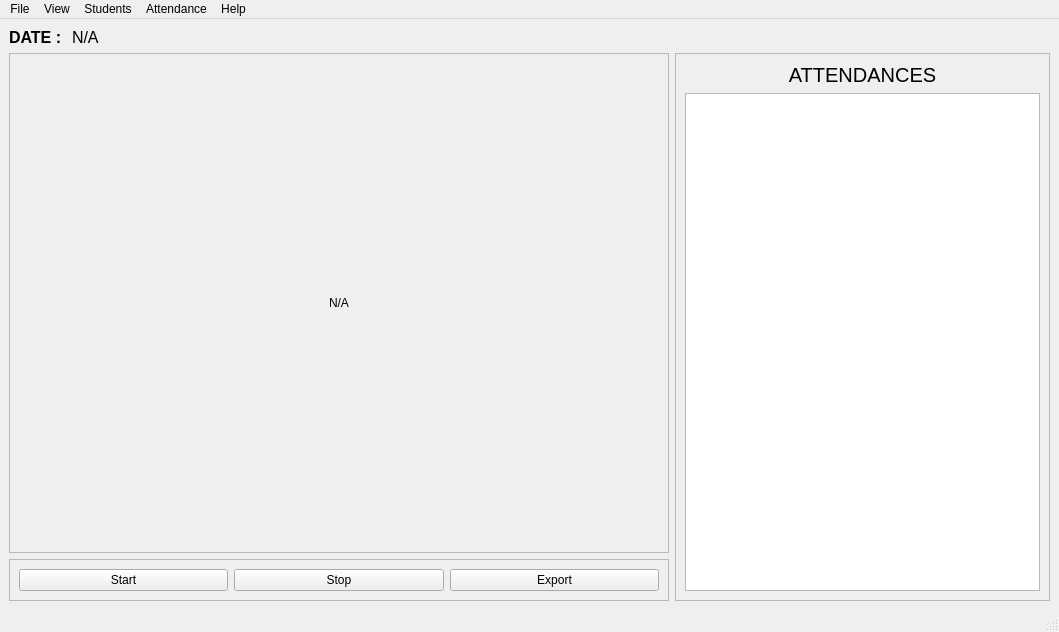
<?xml version="1.0" encoding="UTF-8"?>
<ui version="4.0">
 <class>MainWindow</class>
 <widget class="QMainWindow" name="MainWindow">
  <property name="geometry">
   <rect>
    <x>0</x>
    <y>0</y>
    <width>1059</width>
    <height>624</height>
   </rect>
  </property>
  <property name="windowTitle">
   <string>MainWindow</string>
  </property>
  <widget class="QWidget" name="centralwidget">
   <layout class="QGridLayout" name="gridLayout">
    <item row="1" column="1" rowspan="2">
     <widget class="QFrame" name="frame_2">
      <property name="sizePolicy">
       <sizepolicy hsizetype="Expanding" vsizetype="Expanding">
        <horstretch>0</horstretch>
        <verstretch>0</verstretch>
       </sizepolicy>
      </property>
      <property name="frameShape">
       <enum>QFrame::StyledPanel</enum>
      </property>
      <property name="frameShadow">
       <enum>QFrame::Raised</enum>
      </property>
      <layout class="QVBoxLayout" name="verticalLayout">
       <item>
        <widget class="QLabel" name="label_2">
         <property name="font">
          <font>
           <pointsize>15</pointsize>
          </font>
         </property>
         <property name="text">
          <string>&lt;html&gt;&lt;head/&gt;&lt;body&gt;&lt;p align=&quot;center&quot;&gt;ATTENDANCES&lt;/p&gt;&lt;/body&gt;&lt;/html&gt;</string>
         </property>
        </widget>
       </item>
       <item>
        <widget class="QTableView" name="dataTableView"/>
       </item>
      </layout>
     </widget>
    </item>
    <item row="2" column="0" alignment="Qt::AlignTop">
     <widget class="QFrame" name="frame_3">
      <property name="frameShape">
       <enum>QFrame::StyledPanel</enum>
      </property>
      <property name="frameShadow">
       <enum>QFrame::Raised</enum>
      </property>
      <layout class="QHBoxLayout" name="horizontalLayout">
       <item>
        <widget class="QPushButton" name="pushButton">
         <property name="text">
          <string>Start</string>
         </property>
        </widget>
       </item>
       <item>
        <widget class="QPushButton" name="pushButton_2">
         <property name="text">
          <string>Stop</string>
         </property>
        </widget>
       </item>
       <item>
        <widget class="QPushButton" name="pushButton_3">
         <property name="text">
          <string>Export</string>
         </property>
        </widget>
       </item>
      </layout>
     </widget>
    </item>
    <item row="1" column="0">
     <widget class="QFrame" name="frame">
      <property name="frameShape">
       <enum>QFrame::StyledPanel</enum>
      </property>
      <property name="frameShadow">
       <enum>QFrame::Raised</enum>
      </property>
      <layout class="QHBoxLayout" name="horizontalLayout_2">
       <item>
        <widget class="QLabel" name="video_label">
         <property name="sizePolicy">
          <sizepolicy hsizetype="Fixed" vsizetype="Fixed">
           <horstretch>0</horstretch>
           <verstretch>0</verstretch>
          </sizepolicy>
         </property>
         <property name="minimumSize">
          <size>
           <width>640</width>
           <height>480</height>
          </size>
         </property>
         <property name="maximumSize">
          <size>
           <width>640</width>
           <height>480</height>
          </size>
         </property>
         <property name="text">
          <string>N/A</string>
         </property>
         <property name="textFormat">
          <enum>Qt::PlainText</enum>
         </property>
         <property name="alignment">
          <set>Qt::AlignCenter</set>
         </property>
        </widget>
       </item>
      </layout>
     </widget>
    </item>
    <item row="0" column="0">
     <layout class="QHBoxLayout" name="horizontalLayout_3">
      <item alignment="Qt::AlignLeft">
       <widget class="QLabel" name="label_3">
        <property name="font">
         <font>
          <pointsize>12</pointsize>
          <weight>75</weight>
          <bold>true</bold>
         </font>
        </property>
        <property name="text">
         <string>DATE : </string>
        </property>
       </widget>
      </item>
      <item>
       <widget class="QLabel" name="date">
        <property name="sizePolicy">
         <sizepolicy hsizetype="Expanding" vsizetype="Preferred">
          <horstretch>0</horstretch>
          <verstretch>0</verstretch>
         </sizepolicy>
        </property>
        <property name="font">
         <font>
          <pointsize>12</pointsize>
         </font>
        </property>
        <property name="text">
         <string>N/A</string>
        </property>
       </widget>
      </item>
     </layout>
    </item>
   </layout>
  </widget>
  <widget class="QMenuBar" name="menubar">
   <property name="geometry">
    <rect>
     <x>0</x>
     <y>0</y>
     <width>1059</width>
     <height>21</height>
    </rect>
   </property>
   <widget class="QMenu" name="menufiler">
    <property name="title">
     <string>File</string>
    </property>
    <addaction name="actionopen"/>
    <addaction name="actionsave"/>
    <addaction name="actionQuit"/>
    <addaction name="separator"/>
   </widget>
   <widget class="QMenu" name="menuView">
    <property name="title">
     <string>View</string>
    </property>
    <addaction name="actionFont_Size"/>
    <addaction name="actionFull_Screen_Mode"/>
   </widget>
   <widget class="QMenu" name="menuStudents">
    <property name="title">
     <string>Students</string>
    </property>
    <addaction name="actionAdd"/>
    <addaction name="actionDelete"/>
    <addaction name="actionEdit"/>
   </widget>
   <widget class="QMenu" name="menuAttendance">
    <property name="title">
     <string>Attendance</string>
    </property>
    <addaction name="actionView_Reapport"/>
    <addaction name="actionExport_Report"/>
   </widget>
   <widget class="QMenu" name="menuHelp">
    <property name="title">
     <string>Help</string>
    </property>
    <addaction name="actionAbout"/>
   </widget>
   <addaction name="menufiler"/>
   <addaction name="menuView"/>
   <addaction name="menuStudents"/>
   <addaction name="menuAttendance"/>
   <addaction name="menuHelp"/>
  </widget>
  <widget class="QStatusBar" name="statusbar"/>
  <action name="actionopen">
   <property name="text">
    <string>Open</string>
   </property>
  </action>
  <action name="actionsave">
   <property name="text">
    <string>Save</string>
   </property>
  </action>
  <action name="actionQuit">
   <property name="text">
    <string>Quit</string>
   </property>
  </action>
  <action name="actionFont_Size">
   <property name="text">
    <string>Font Size</string>
   </property>
  </action>
  <action name="actionFull_Screen_Mode">
   <property name="text">
    <string>Full-Screen Mode</string>
   </property>
  </action>
  <action name="actionAdd">
   <property name="text">
    <string>Add</string>
   </property>
  </action>
  <action name="actionDelete">
   <property name="text">
    <string>Delete</string>
   </property>
  </action>
  <action name="actionEdit">
   <property name="text">
    <string>Edit</string>
   </property>
  </action>
  <action name="actionView_Reapport">
   <property name="text">
    <string>View Reapport</string>
   </property>
  </action>
  <action name="actionExport_Report">
   <property name="text">
    <string>Export Report</string>
   </property>
  </action>
  <action name="actionAbout">
   <property name="text">
    <string>About</string>
   </property>
  </action>
 </widget>
 <resources/>
 <connections/>
</ui>
